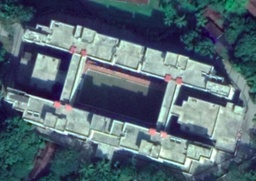
#> input picture nitc.jpeg, 256 x 181 px, shrunk from 808 x 571 before the run
$ python poly_fill.py   (older library calls are emulated)
#> lines starting #> are read from the running program, lines starting #| are printed output that depends on the picture; after the words box and inside, x2 and y2 are one past the last pixel; in counts of white or black regions, pixels touching at a corner belong together
from __future__ import print_function
import cv2
from pylab import *
from sklearn.cluster import KMeans
import numpy as np
from PIL import Image
from skimage.morphology import disk, opening


im = cv2.imread('nitc.jpeg')
#> im is the input picture: shape (181, 256, 3); mean B, G, R 114.9, 104.1, 85.6
img = cv2.cvtColor(im, cv2.COLOR_BGR2GRAY)
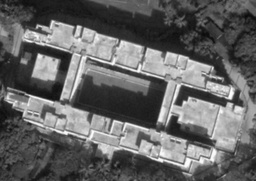
#> img: shape (181, 256); min 7, max 253, mean 99.8
img = cv2.bitwise_not(img)
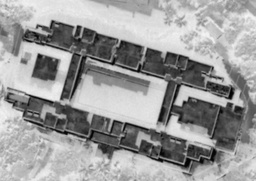
#> img: shape (181, 256); min 2, max 248, mean 155.2

#Stores the pixel locations in variable rows and columns
rows, cols = img.shape
#> rows = 181; cols = 256
#Whitens the image for preprocessing
white_img = cv2.bitwise_not(np.zeros(im.shape, np.uint8))
#Fill the pixel locations having no values as zero of 8 bits
white_polygon = cv2.bitwise_not(np.zeros(im.shape, np.uint8))
white_gray = cv2.cvtColor(white_img, cv2.COLOR_BGR2GRAY)
#> white_img: shape (181, 256, 3); every value is 255
#Come to middle of image
v = np.median(img)
#> v = 177
sigma = 0.33
lower_thresh = int(max(0, (1.0 - sigma) * v))
#> lower_thresh = 118
upper_thresh = int(min(255, (1.0 + sigma) * v))
#> upper_thresh = 235
#Perform Edge Detection
edges = cv2.Canny(img, lower_thresh, upper_thresh)
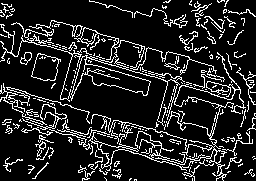
#> edges: shape (181, 256); 14.2% white in thin lines or dots
#Plot the Hough Lines which is y = -cot(theta)*x + r*sin(theta)
lines = cv2.HoughLines(edges, 1, np.pi / 180, 30)
lines = np.reshape(lines, (lines.shape[0], lines.shape[2]))
#> lines = 4487 pairs, first value -247 to 270, second value 0 to 3.12
#Make clusters of the lines meeting each other
kmeans = KMeans(n_clusters=20).fit(lines)

for line in kmeans.cluster_centers_:
    rho, theta = line
    a = np.cos(theta)
    b = np.sin(theta)
    x0 = a * rho
    y0 = b * rho
    x1 = int(x0 + 1000 * (-b))
    y1 = int(y0 + 1000 * a)
    x2 = int(x0 - 1000 * (-b))
    y2 = int(y0 - 1000 * a)
    cv2.line(white_gray, (x1, y1), (x2, y2), 0, 2)
#> this loop made 20 passes
#> (rho, theta, a, b, x0, y0, x1, y1) on passes 1 to 12: (-80.69, 2.71, -0.908, 0.418, 73.29, -33.76, -345, -942), (95.59, 1.09, 0.462, 0.887, 44.12, 84.8, -843, 546), (190.5, 0.732, 0.744, 0.668, 141.7, 127.3, -526, 871), (16.01, 2.06, -0.47, 0.883, -7.52, 14.14, -890, -455), (-179, 2.91, -0.973, 0.233, 174.1, -41.64, -58, -1014), (148.4, 1.03, 0.516, 0.857, 76.54, 127.1, -780, 642), (242.7, 0.392, 0.924, 0.382, 224.4, 92.66, -157, 1016), (-27.98, 2.49, -0.797, 0.605, 22.29, -16.91, -582, -813), (-145.3, 2.76, -0.927, 0.375, 134.7, -54.55, -240, -981), (58.15, 1.57, 0.000903, 1, 0.0525, 58.15, -999, 59), (127.1, 1.04, 0.506, 0.862, 64.33, 109.6, -798, 615), (170.3, 0.873, 0.643, 0.766, 109.4, 130.4, -656, 773)
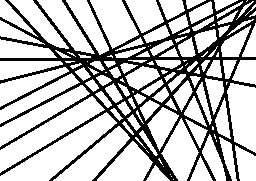
#> white_gray: shape (181, 256); 73.6% white; 1 black region
#Draw the contour lines to join the final set of clusters #detected as obstacles
contours = cv2.findContours(white_gray, cv2.RETR_EXTERNAL, cv2.CHAIN_APPROX_SIMPLE)[-2]
#> contours = 123 contours, 39 with area under 20; largest, box (x1, y1, x2, y2) and area: (0, 112, 117, 181) 2474, (0, 96, 105, 173) 2058, (53, 126, 130, 181) 1496, (227, 83, 256, 153) 1478, (0, 85, 90, 147) 1332

for cnt in contours:
    cv2.drawContours(white_polygon, cnt, 0, 0, -1)
    man = []
    intense = []
    for col in range(cols):
        for row in range(rows):
            if cv2.pointPolygonTest(cnt, (col, row), False) == 1:
                man.append((row, col))
    for k in man:
        intense.append(im[k])
    intensity = mean(intense)
    if intensity > 170:
       cv2.drawContours(white_polygon, [cnt], 0, 0, -1)
#> this loop made 123 passes
#> intensity on passes 5, 6, 7, 9, 10, 12, 13, 14, 15, 16, 18, 19: 59.48, nan, 90.16, 66.45, 72.21, 108.4, 113.5, nan, 129.6, 139.1, 102.5, 159.8
#> (cnt, intensity) on passes 1, 2, 3, 4, 8, 11: ([[173, 179]], nan), ([[171, 176]], nan), ([[170, 174]], nan), ([[163, 166]], nan), ([[146, 150], [148, 152]], nan), ([[216, 140], [216, 141]], nan)
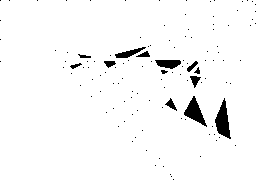
#> white_polygon: shape (181, 256, 3); 96.8% white; 123 black regions (111 under 20 px), largest, box (x1, y1, x2, y2) and area: (215, 98, 231, 139) 355, (184, 96, 207, 127) 304, (155, 60, 181, 69) 172


white_gray1 = cv2.cvtColor(white_polygon, cv2.COLOR_BGR2GRAY)
opened = opening(white_gray1, selem=disk(4))
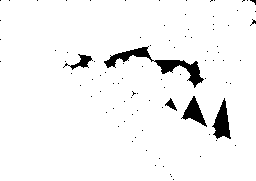
#> opened: shape (181, 256); 95.8% white; 92 black regions (87 under 20 px), largest, box (x1, y1, x2, y2) and area: (104, 46, 204, 88) 882, (212, 98, 231, 139) 412, (181, 96, 207, 127) 324, (63, 54, 93, 70) 158, (165, 98, 177, 111) 63
opened = Image.fromarray(opened)
opened.save('result.png')
plt.imshow(opened, cmap='gray')
plt.show()
